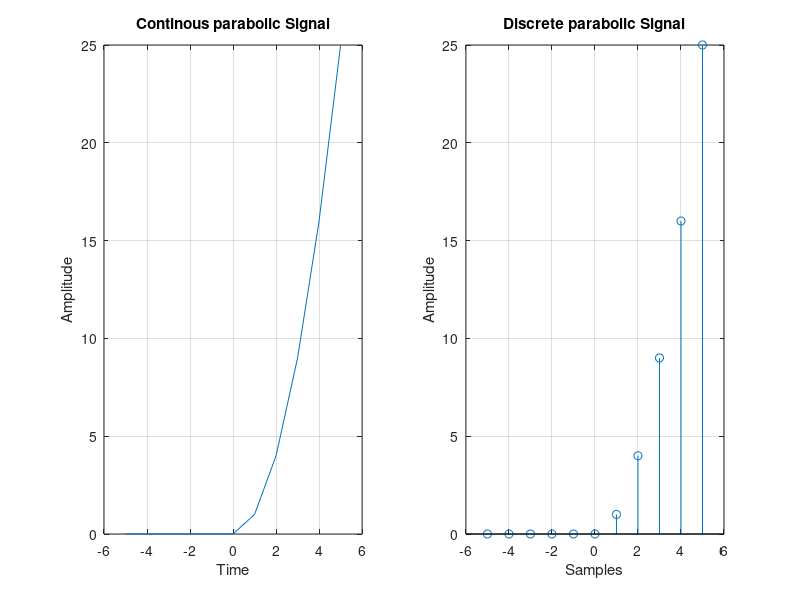

Reproduce this figure in MATLAB.
n1=input('Enter starting point of the signal');
n2=input('Enter ending pont of the signal');
Sample_points=-n1:1:n2;
Amp_1=zeros(1,n1+1);
for(i=1:n2)
    Amp_2(i)=(i^2);
end
Amp_2;
Amplitude=[Amp_1 Amp_2];

subplot(1,2,1);
plot(Sample_points,Amplitude);
grid on;
xlabel('Time');
ylabel('Amplitude');
title('Continous parabolic Signal');

subplot(1,2,2);
stem(Sample_points,Amplitude);
grid on;
xlabel('Samples');
ylabel('Amplitude');

title('Discrete parabolic Signal');